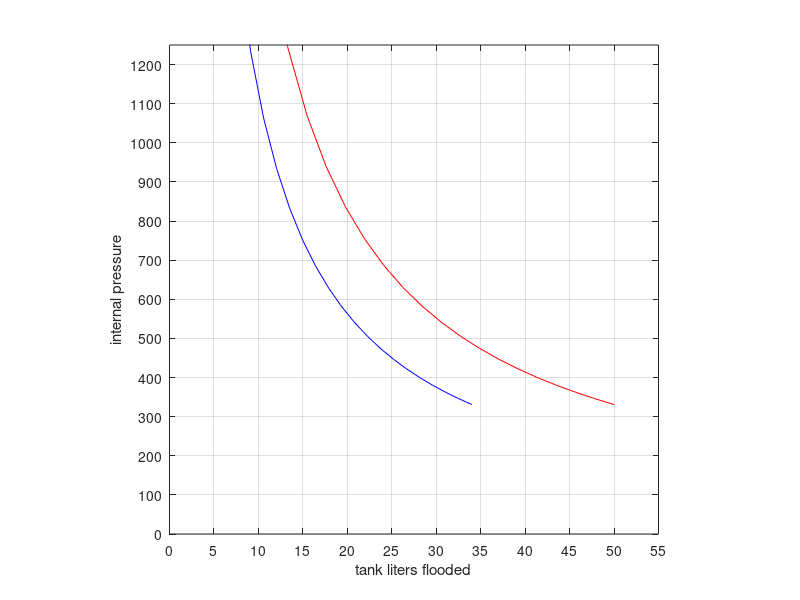

MATLAB code for this plot:
% ballast and volume

Volume_Tot = 34; # controllable liters is only 31
Volume_Fillable = 31; 

Air_Volume = linspace(Volume_Tot,Volume_Fillable*.2,20);

Flood_Percent = Volume_Tot./Air_Volume;

Initial_Pressure = 331; # psi

Pump_Pressure = Initial_Pressure*Volume_Tot./Air_Volume;

figure(1)
plot(Air_Volume,Pump_Pressure,'b')

hold on 

Volume_Tot = 50; # controllable liters is only 31
Volume_Fillable = 45; 

Air_Volume = linspace(Volume_Tot,Volume_Fillable*.2,20);

Flood_Percent = Volume_Tot./Air_Volume;

Initial_Pressure = 331; # psi

Pump_Pressure = Initial_Pressure*Volume_Tot./Air_Volume;

plot(Air_Volume,Pump_Pressure,'r')



axis "square"
set(gca,'xtick',[0:5:Volume_Tot+5])
set(gca,'ytick',[0:100:1250])
grid on
axis([0,Volume_Tot+5,0,1250])
xlabel("tank liters flooded")
ylabel("internal pressure")